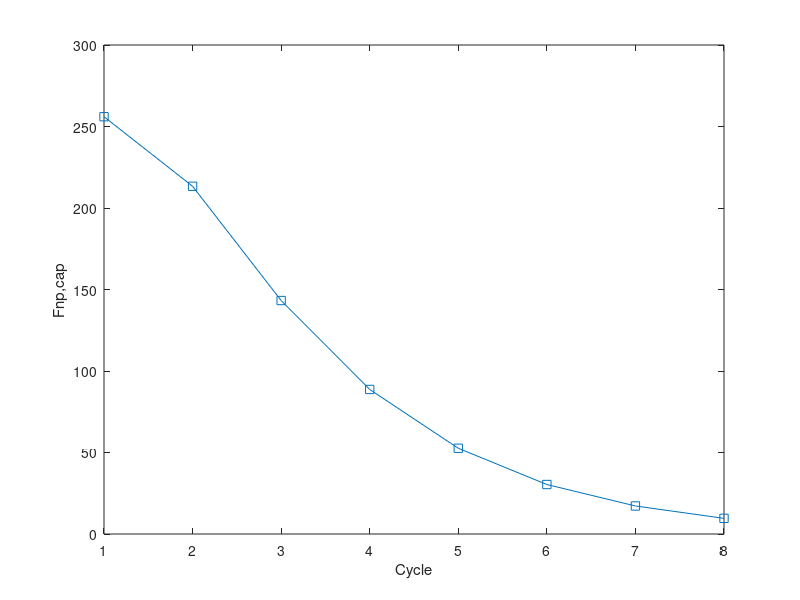
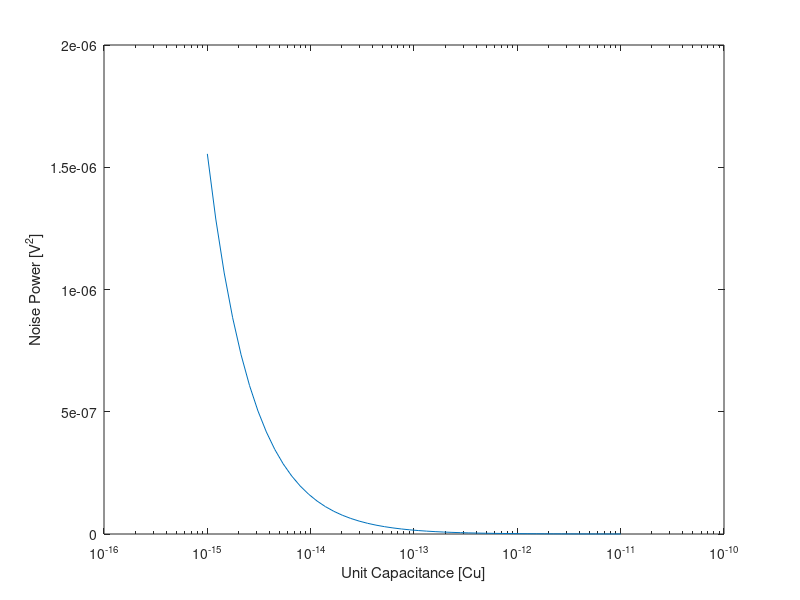

The MATLAB source for these figures, in order:
%F will be normalized to kT/Ctot for switching scheme comparison
k = 1.3087 * 10^-23;    %Boltzmann Constant
T = 300;                %Temp = 300 Kelvin
Cu = logspace(-11,-15)

N = 8;
i = N - 1;
s = -1:1:i-1;
cycle = s + 2;
f = [];

c = [1 0 0 0 0 0 0 0;
    1 2 0 0 0 0 0 0;
    1 4 2 0 0 0 0 0;
    1 8 4 2 0 0 0 0;
    1 16 8 4 2 0 0 0;
    1 32 16 8 4 2 0 0;
    1 64 32 16 8 4 2 0;
    1 128 64 32 16 8 4 2];
n = 0;
m = 0;
f = [];
for m = cycle
    x = 0;
    m 
    for n = 1:1:m
        n
        x = x + (2^N/(2^m - c(m,n)))
        
    end
    f = [f,x]
end

n = 1:1:N;

figure
plot(n,f,'-s')
xlabel('Cycle')
ylabel('Fnp,cap')

f_ave = mean(f)
f = (f_ave*k*T)./(2^N.*Cu);
figure
semilogx(Cu,f)
xlabel('Unit Capacitance [Cu]')
ylabel('Noise Power [V^2]')


